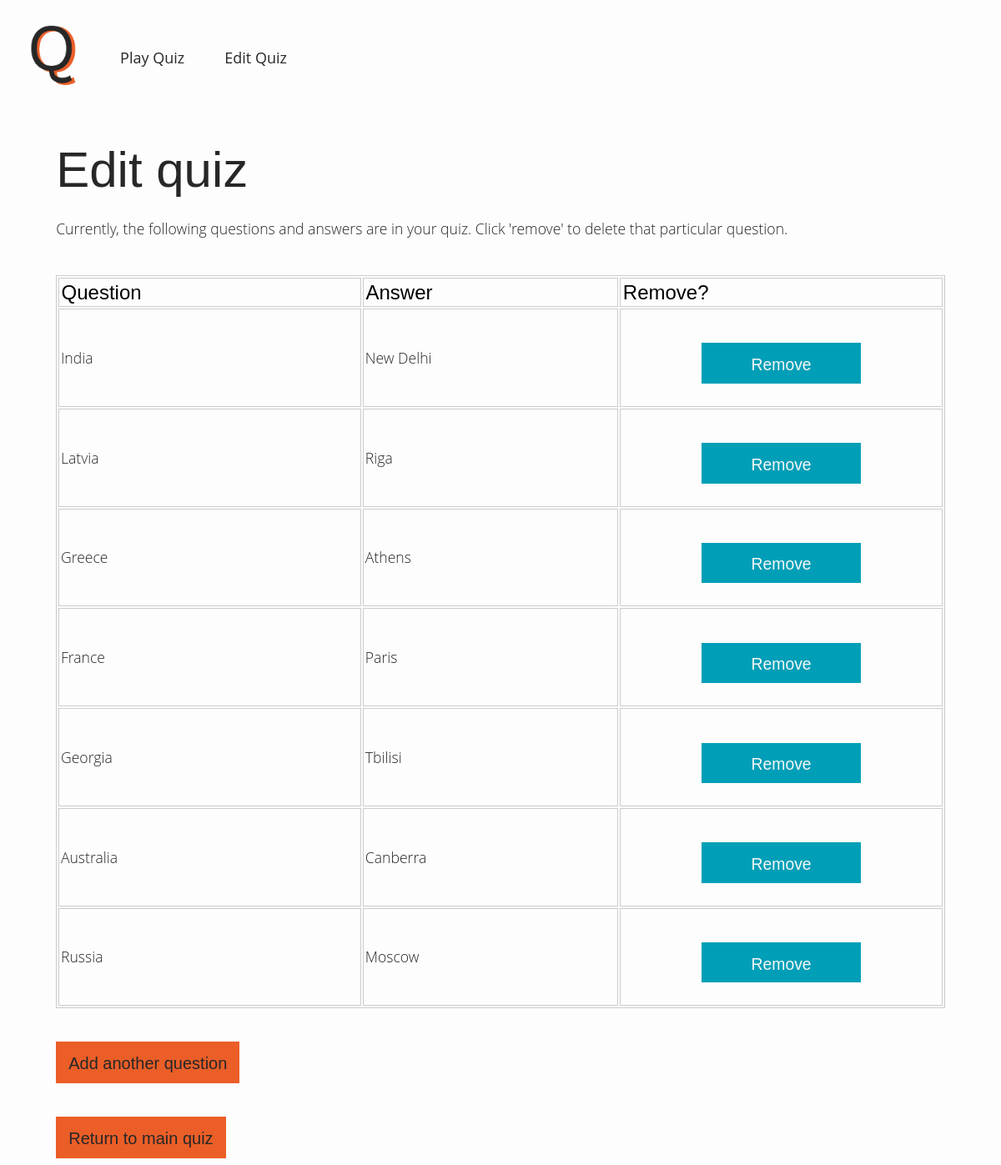
Page /edit on the committed database.
### app/models.py (models this page shows, shortened)
class Question(db.Model):
    id = db.Column(db.Integer, primary_key=True)
    question = db.Column(db.String(120), index=True, unique=False)
    answer = db.Column(db.String(120), index=True, unique=False)

### app/routes.py (the view)
@app.route("/edit", methods=["GET"])
def edit():
	questions = Question.query.all()
	return render_template("edit.html", questions=questions)

### app/templates/edit.html (shortened to what this page needs)
{% extends "base.html" %}
{% block body %}
	<div class="quiz">
		<h1>Edit quiz</h1>
		<p class="tagline">Currently, the following questions and answers are in your quiz. Click 'remove' to delete that particular question.</p>
		<table id="edit-question-table">
			<tr>
				<th>Question</th>
				<th>Answer</th>
				<th>Remove?</th>
			</tr>
			{% for question in questions %}
				<tr>
					<td>{{ question.question }}</td>
					<td>{{ question.answer }}</td>
					<td>
						<form method="POST" action="./delete">
							<div id="remove-question">
								<input type="submit" value="Remove">
							</div>
						</form>
					</td>
				</tr>
			{% endfor %}
		</table>
		<button><a href="/add">Add another question</a></button><br>
		<button><a href="/">Return to main quiz</a></button><br>
	</div>
{% endblock %}

### app/static/css/main.css (style rules this page uses)
body { align-items: left; background-color: #FDFDFD; }
h1 { font-family: Work Sans, sans-serif; font-weight: 300; font-size: 3.75em; margin-bottom: 0.4em; color: #272727; }
p { font-family: Open Sans, sans-serif; margin-bottom: 0px; font-size: 1.1em; font-weight: 300; color: #272727; }
a { text-decoration: none; color: #272727; }
input { width: 100%; margin-bottom: 1.3em; }
input[type="submit"], textarea, button { background-color: #EB5E28; border: none; padding: 0.75em; height: 2.5em; margin-top: 2em; font-family: Work Sans, sans-serif; font-weight: 400; font-size: 1.25em; text-decoration: none; color: #272727; }
.quiz { margin-left: 5%; margin-right: 5%; }
.tagline { margin-bottom: 2.5em; }
table { width: 100%; }
th, td { padding: 0.1em; text-align: left; }
th { font-family: Work Sans, sans-serif; font-weight: 500; font-size: 1.5em; }
td { font-family: Open Sans, sans-serif; margin-bottom: 0px; font-size: 1.1em; font-weight: 300; }
#remove-question { width: 50%; margin-left: 25%; }
#remove-question input[type="submit"] { width: 100%; background-color: #009FB7; color: #f7f7f7; font-weight: 300; font-size: 1.1em; }
#edit-question-table, tr, td, th { border: 1px solid #ccc; }
#edit-question-table td { font-family: Open Sans, sans-serif; margin-bottom: 0px; font-size: 1.1em; font-weight: 300; color: #272727; }

### rows in the picture
Question: question "India", answer "New Delhi"
Question: question "Latvia", answer "Riga"
Question: question "Greece", answer "Athens"
Question: question "France", answer "Paris"
Question: question "Georgia", answer "Tbilisi"
Question: question "Australia", answer "Canberra"
Question: question "Russia", answer "Moscow"
